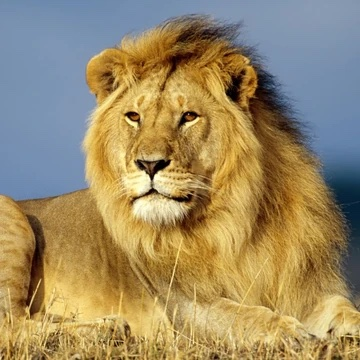
#> input picture imagenes/leon2.jpg, 360 x 360 px
$ jupyter execute Problema3.ipynb
#> lines starting #> are read from the running program, lines starting #| are printed output that depends on the picture
[cell 1]
import cv2
import matplotlib.pyplot as plt
import numpy as np

[cell 2]
def leerImagen(ruta):
#> called with ruta = './imagenes/leon2.jpg'
    imagen = cv2.imread(ruta)
#> imagen is the input picture: shape (360, 360, 3); mean B, G, R 101.5, 139.1, 156.8

    return cv2.cvtColor(imagen, cv2.COLOR_BGR2RGB)

[cell 3]
def escribirImagen(ruta, imagen):
    cv2.imwrite(ruta, imagen)

[cell 4]
def imgEscalaGrises(imagen, canal):
#> called with canal = 1
    alto = imagen.shape[0]
#> alto = 360
    ancho = imagen.shape[1]
#> ancho = 360

    imgProcesada = np.zeros((alto, ancho, 1))

    for i in range(0, alto):
        for j in range(0, ancho):
            pixel = imagen[i,j]

            azul = pixel[2] if canal == 1 else 0
            verde = pixel[1] if canal == 2 else 0
            rojo = pixel[0] if canal == 3 else 0

            imgProcesada[i,j] = int(0.299 * azul + 0.587 * verde + 0.114 * rojo)
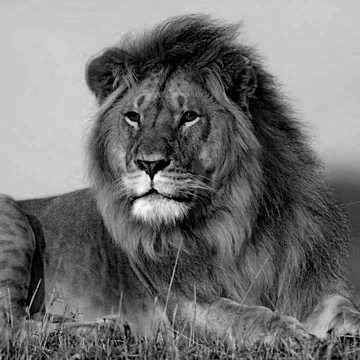
#> imgProcesada: shape (360, 360, 1) float64; min 0, max 66, mean 29.9; drawn with min black and max white


    return imgProcesada

[cell 5]
img = leerImagen("./imagenes/leon2.jpg")
plt.imshow(img)

[cell 6]
escribirImagen("./imagenes/leon2_salida_azul.jpg", imgEscalaGrises(img,1))
#> in escribirImagen, `cv2.imwrite(ruta, imagen)`:
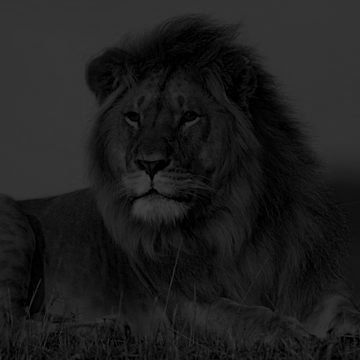
#> saved as leon2_salida_azul.jpg: shape (360, 360, 1); min 0, max 66, mean 29.9

[cell 7]
escribirImagen("./imagenes/leon2_salida_verde.jpg", imgEscalaGrises(img,2))
#> call 2 of imgEscalaGrises, with canal = 2
#> after the loop in imgEscalaGrises (call 2), `for i in range(0, alto):`:
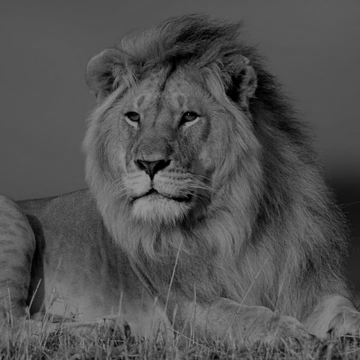
#> imgProcesada: shape (360, 360, 1) float64; min 0, max 149, mean 81.2

[cell 8]
escribirImagen("./imagenes/leon2_salida_rojo.jpg", imgEscalaGrises(img,3))
#> call 3 of imgEscalaGrises, with canal = 3
#> after the loop in imgEscalaGrises (call 3), `for i in range(0, alto):`:
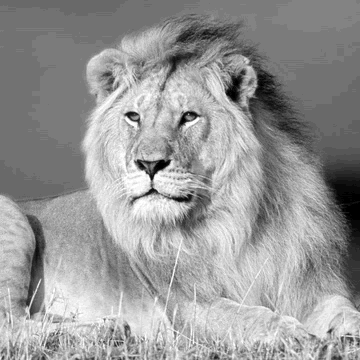
#> imgProcesada: shape (360, 360, 1) float64; min 0, max 29, mean 17.4; drawn with min black and max white

[cell 9]
imgAzulProcesada = leerImagen("./imagenes/leon2_salida_azul.jpg")
plt.imshow(imgAzulProcesada)

[cell 10]
imgVerdeProcesada = leerImagen("./imagenes/leon2_salida_verde.jpg")
plt.imshow(imgVerdeProcesada)

[cell 11]
imgRojoProcesada = leerImagen("./imagenes/leon2_salida_rojo.jpg")
#> call 4 of leerImagen, with ruta = './imagenes/leon2_salida_rojo.jpg'
#> in leerImagen (call 4), `imagen = cv2.imread(ruta)`:
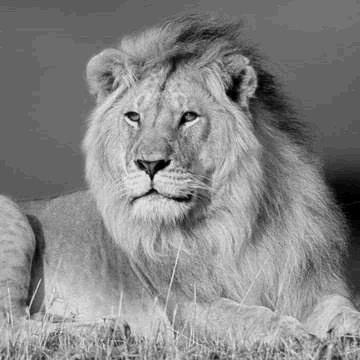
#> imagen: shape (360, 360, 3); min 0, max 33, mean 17.4; drawn with min black and max white

$ run again, with imagenes/imagen2_salida.jpeg copied over imagenes/leon2.jpg
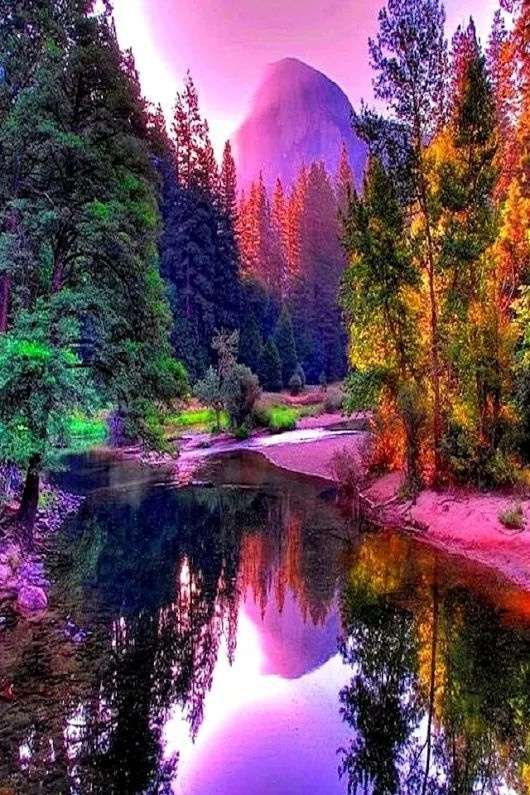
#> input picture imagenes/imagen2_salida.jpeg, 530 x 795 px
#> in leerImagen, imagen is the input picture: shape (795, 530, 3); mean B, G, R 95.1, 75.4, 106.4
#> after the loop in imgEscalaGrises (call 2), `for i in range(0, alto):`:
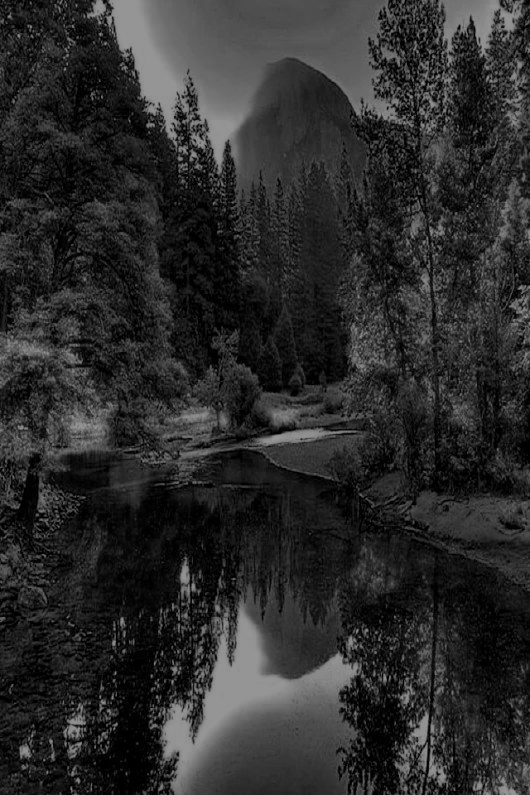
#> imgProcesada: shape (795, 530, 1) float64; min 0, max 149, mean 43.7
#> in leerImagen (call 4), `imagen = cv2.imread(ruta)`:
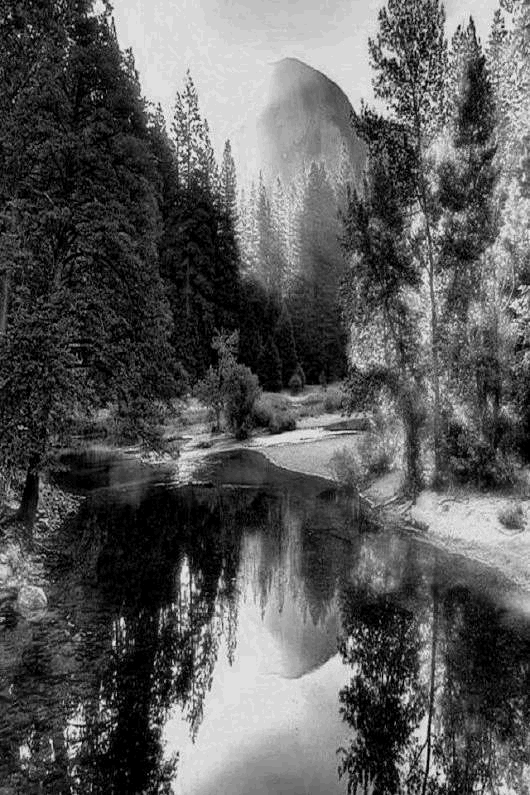
#> imagen: shape (795, 530, 3); min 0, max 33, mean 11.7; drawn with min black and max white
